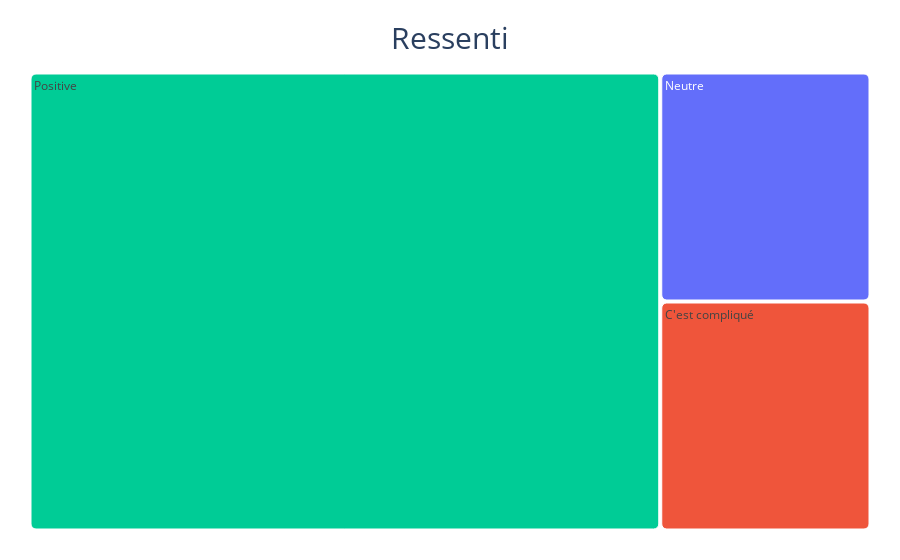

Notebook code for this chart:
### Code cell
import plotly.express as px

fig = px.treemap(data, path=["character1_sentiment"],hover_data=["character1_sentiment"], 
                 color = "character1_sentiment",
                 title="Ressenti",
                 )
fig.update_traces(marker=dict(cornerradius=5))

fig.update_layout(
    margin = dict(t=50, l=25, r=25, b=25),
    title_font=dict(size=30),
    title_x=0.5, title_y=0.95
)
fig.data[0].hovertemplate='<b></b>%{label}'
fig.show()

### Figure 1 — Plotly figure (JSON) as saved in the notebook; plotly's stock layout.template omitted (floating-point values rounded to 4 significant figures)
{"data": [{"branchvalues": "total", "customdata": [["Neutre", "Neutre"], ["C'est compliqué", "C'est compliqué"], ["Positive", "Positive"]], "domain": {"x": [0, 1], "y": [0, 1]}, "hovertemplate": "<b></b>%{label}", "ids": ["Neutre", "C'est compliqué", "Positive"], "labels": ["Neutre", "C'est compliqué", "Positive"], "marker": {"colors": ["#636efa", "#EF553B", "#00cc96"], "cornerradius": 5}, "name": "", "parents": ["", "", ""], "type": "treemap", "values": [1, 1, 6]}], "layout": {"legend": {"tracegroupgap": 0}, "margin": {"b": 25, "l": 25, "r": 25, "t": 50}, "title": {"font": {"size": 30}, "text": "Ressenti", "x": 0.5, "y": 0.95}}}
